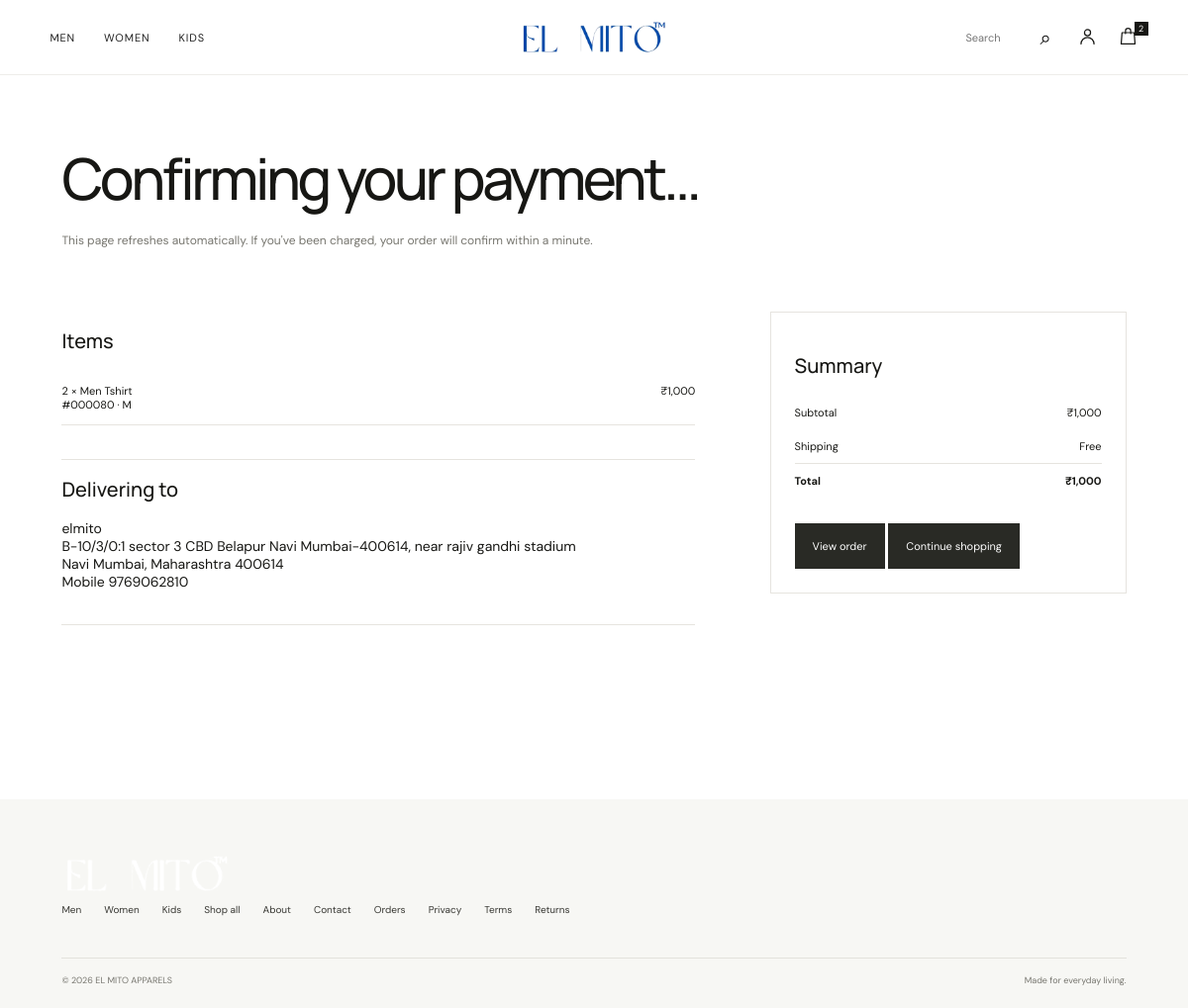
The page /orders/ELM261111A200E9/success/ (signed in) on the database its author committed.
### apps/orders/models.py (models this page shows, shortened)
class OrderItem(models.Model):
    order = models.ForeignKey(Order, on_delete=models.CASCADE, related_name="items")
    variant = models.ForeignKey("products.ProductVariant", null=True, on_delete=models.SET_NULL, related_name="+")
    product_name = models.CharField(max_length=200)
    sku = models.CharField(max_length=50)
    color = models.CharField(max_length=40)
    size = models.CharField(max_length=3)
    unit_price = models.DecimalField(max_digits=10, decimal_places=2)
    quantity = models.PositiveSmallIntegerField()
    line_total = models.DecimalField(max_digits=10, decimal_places=2)
    class Meta:
        constraints = [models.CheckConstraint(condition=Q(quantity__gte=1), name="order_item_qty_gte_1")]

class Order(TimeStampedModel):
    class Status(models.TextChoices):
        PENDING = "pending", "Pending"
        PAYMENT_PENDING = "payment_pending", "Payment Pending"
        PAID = "paid", "Paid"
        PROCESSING = "processing", "Processing"
        PACKED = "packed", "Packed"
        SHIPPED = "shipped", "Shipped"
        OUT_FOR_DELIVERY = "out_for_delivery", "Out for Delivery"
        DELIVERED = "delivered", "Delivered"
        CANCELLED = "cancelled", "Cancelled"
        RETURNED = "returned", "Returned"
        REFUNDED = "refunded", "Refunded"
    class PaymentStatus(models.TextChoices):
        PENDING = "pending", "Pending"
        PAID = "paid", "Paid"
        FAILED = "failed", "Failed"
        REFUNDED = "refunded", "Refunded"
    order_number = models.CharField(max_length=20, unique=True, editable=False)
    user = models.ForeignKey(settings.AUTH_USER_MODEL, on_delete=models.PROTECT, related_name="orders")
    status = models.CharField(max_length=20, choices=Status.choices, default=Status.PENDING, db_index=True)
    payment_status = models.CharField(max_length=10, choices=PaymentStatus.choices, default=PaymentStatus.PENDING, db_index=True)
    subtotal = models.DecimalField(max_digits=10, decimal_places=2)
    discount_total = models.DecimalField(max_digits=10, decimal_places=2, default=0)
    shipping_charge = models.DecimalField(max_digits=10, decimal_places=2, default=0)
    total = models.DecimalField(max_digits=10, decimal_places=2)
    coupon = models.ForeignKey(Coupon, null=True, blank=True, on_delete=models.SET_NULL, related_name="orders")
    coupon_code = models.CharField(max_length=30, blank=True)
    ship_name = models.CharField(max_length=150)
    ship_phone = models.CharField(max_length=10, validators=[validate_indian_mobile])
    ship_line1 = models.CharField(max_length=255)
    ship_city = models.CharField(max_length=100)
    ship_state = models.CharField(max_length=100)
    ship_pincode = models.CharField(max_length=6, validators=[validate_pincode])
    ship_landmark = models.CharField(max_length=150, blank=True)
    otp_verified_at = models.DateTimeField(null=True, blank=True)
    paid_at = models.DateTimeField(null=True, blank=True)
    tracking_number = models.CharField(max_length=60, blank=True)
    inventory_reduced = models.BooleanField(default=False, editable=False)
    idempotency_key = models.CharField(max_length=64, blank=True, editable=False)
    class Meta:
        ordering = ["-created_at"]
        constraints = [
            models.CheckConstraint(condition=Q(total__gte=0), name="order_total_non_negative"),
            models.UniqueConstraint(
                fields=["user", "idempotency_key"],
                condition=Q(status__in=["pending", "payment_pending"]) & ~Q(idempotency_key=""),
                name="one_open_order_per_fingerprint",
            ),
        ]
    @property
    def is_paid(self) -> bool:
        return self.payment_status == self.PaymentStatus.PAID
    @property
    def payment_id(self) -> str:
        payment = self.payments.filter(status="paid").first()
        return payment.razorpay_payment_id if payment else ""

### apps/orders/views.py (the view)
# urls.py: path("orders/<str:order_number>/success/", views.success, name="success"),
@login_required
def success(request, order_number):
    order = get_object_or_404(Order.objects.prefetch_related("items"), order_number=order_number, user=request.user)
    confirming = flow.is_open(order) and (timezone.now() - order.updated_at) < timedelta(minutes=10)
    return render(request, "orders/success.html", {"order": order, "confirming": confirming})

### apps/cart/services/cart.py (called while the page is built)
def item_count(request) -> int:
    if request.user.is_authenticated:
        qs = CartItem.objects.filter(cart__user=request.user)
    else:
        token = request.session.get(SESSION_KEY)
        if not token:
            return 0
        qs = CartItem.objects.filter(cart__session_key=token)
    return qs.aggregate(n=Sum("quantity"))["n"] or 0

### apps/core/context_processors.py (called while the page is built)
def site(request):
    digits = re.sub(r"\D", "", settings.WHATSAPP_PROVIDER_NUMBER or "")
    if len(digits) == 10:
        digits = "91" + digits
    return {
        "nav_categories": list(Category.objects.filter(is_active=True)[:4]),
        "whatsapp_url": f"https://wa.me/{digits}" if digits else "",
        "cart_count": item_count(request),
        "SITE_URL": settings.SITE_URL,
        "FREE_SHIPPING_THRESHOLD": settings.FREE_SHIPPING_THRESHOLD,
        "FLAT_SHIPPING_CHARGE": settings.FLAT_SHIPPING_CHARGE,
    }

### apps/core/templatetags/elmito.py (called while the page is built)
def _indian_group(integer: str) -> str:
    if len(integer) <= 3:
        return integer
    head, tail = integer[:-3], integer[-3:]
    parts = []
    while len(head) > 2:
        parts.insert(0, head[-2:])
        head = head[:-2]
    if head:
        parts.insert(0, head)
    return ",".join(parts + [tail])

@register.filter
def inr(value):
    try:
        amount = Decimal(value).quantize(Decimal("0.01"))
    except (InvalidOperation, TypeError, ValueError):
        return ""
    whole, _, fraction = f"{amount:.2f}".partition(".")
    text = _indian_group(whole)
    return f"₹{text}" if fraction == "00" else f"₹{text}.{fraction}"

### apps/orders/services/flow.py (called while the page is built)
def is_open(order) -> bool:
    return order.status in OPEN_STATUSES and order.payment_status in (
        Order.PaymentStatus.PENDING, Order.PaymentStatus.FAILED)

### templates/orders/success.html (shortened to what this page needs)
{% extends "base.html" %}
{% load elmito %}
{% block content %}
<div class="wrap">
  <div class="page-head">
    {% if order.status == "refunded" %}
      <h1>We couldn't complete this order</h1>
      <p>An item sold out while you were paying. Your payment of {{ order.total|inr }} has been refunded and should reach you in 5–7 working days.</p>
    {% elif order.status == "cancelled" and order.is_paid %}
      <h1>We couldn't complete this order</h1>
      <p>An item sold out while you were paying. We're refunding {{ order.total|inr }} to your original payment method.</p>
    {% elif order.is_paid %}
      <h1>Thank you, {{ order.user.full_name|truncatewords:1 }}.</h1>
      <p>Order <strong>{{ order.order_number }}</strong> is confirmed. We'll message you when it ships.</p>
    {% else %}
      <h1>Confirming your payment…</h1>
      <p>This page refreshes automatically. If you've been charged, your order will confirm within a minute.</p>
    {% endif %}
  </div>
  <div class="cart">
    <div class="review-blocks">
      <section><h2>Items</h2>
        <ul class="mini-lines">{% for item in order.items.all %}<li><span>{{ item.quantity }} × {{ item.product_name }}<br><span class="card__sub">{{ item.color }} · {{ item.size }}</span></span><span class="price">{{ item.line_total|inr }}</span></li>{% endfor %}</ul>
      </section>
      <section><h2>Delivering to</h2>
        <p>{{ order.ship_name }}<br>{{ order.ship_line1 }}{% if order.ship_landmark %}, near {{ order.ship_landmark }}{% endif %}<br>{{ order.ship_city }}, {{ order.ship_state }} {{ order.ship_pincode }}<br>Mobile {{ order.ship_phone }}</p>
      </section>
    </div>
    <aside class="summary"><h2>Summary</h2>
      <dl class="totals">
        <div><dt>Subtotal</dt><dd>{{ order.subtotal|inr }}</dd></div>
        <div><dt>Shipping</dt><dd>{% if order.shipping_charge %}{{ order.shipping_charge|inr }}{% else %}Free{% endif %}</dd></div>
        <div class="totals__final"><dt>Total</dt><dd>{{ order.total|inr }}</dd></div>
      </dl>
      <a class="btn btn--block" href="{% url 'orders:detail' order.order_number %}">View order</a>
      <a class="btn btn--ghost btn--block" href="{% url 'products:shop' %}" style="margin-top:12px">Continue shopping</a>
    </aside>
  </div>
  <div style="height:96px"></div>
</div>
{% endblock %}

### store/static/store/site.css (style rules this page uses)
:root { --ink:#22231f;--muted:#777970;--line:#e7e5df;--paper:#f8f7f3;--white:#fff;--olive:#65694f;--olive-dark:#4e523e;--sand:#e8e3d8;--serif:Georgia,"Times New Roman",serif;--sans:"DM Sans",Arial,sans-serif;--display:Manrope,"DM Sans",sans-serif }
* { box-sizing:border-box }
html { scroll-behavior:smooth }
body { margin:0;background:var(--paper);color:var(--ink);font-family:var(--sans);font-size:14px;-webkit-font-smoothing:antialiased }
a { color:inherit;text-decoration:none }
button,a,select { -webkit-tap-highlight-color:transparent }
:root { --ink:#171714;--muted:#77766f;--line:#e6e4df;--paper:#fff;--olive:#65694f;--sans:"DM Sans",Arial,sans-serif;--display:"Manrope","DM Sans",sans-serif }
body { background:#fff;color:var(--ink);font-family:var(--sans);font-size:14px }
.container h1,.page-head h1 { font-family:var(--display);font-size:clamp(36px,5vw,58px);font-weight:500;letter-spacing:-.06em;margin:0 0 14px }
.container .sub,.page-head p { color:var(--muted);font-size:12px;line-height:1.8;margin:0 0 28px }
.container .btn,.page-head .btn,.cart .btn { display:inline-flex;align-items:center;justify-content:center;min-height:46px;padding:12px 18px;border:0;background:#292a25;color:#fff;font-size:11px }
.wrap { padding:0 5.2% }
.page-head { padding:64px 0 32px }
.cart { display:grid;grid-template-columns:minmax(0,1fr) minmax(260px,360px);gap:7%;padding-bottom:80px }
.summary { padding:24px;border:1px solid var(--line);align-self:start }
.summary h2,.review-blocks h2 { font-family:var(--display);font-size:20px;font-weight:500 }
.mini-lines,.addr-list { list-style:none;padding:0 }
.mini-lines li { display:flex;justify-content:space-between;gap:14px;padding:13px 0;border-bottom:1px solid var(--line);font-size:11px }
.totals div { display:flex;justify-content:space-between;padding:10px 0;font-size:11px }
.totals__final { border-top:1px solid var(--line);font-weight:700 }
.review-blocks section { padding:0 0 20px;border-bottom:1px solid var(--line) }

### rows shown on the page
OrderItem: quantity "2", product_name "Men Tshirt", color "#000080", size "M", line_total|inr "₹1,000"
Order: ship_name "elmito", ship_line1 "B-10/3/0:1 sector 3 CBD Belapur Navi Mumbai-400614", ship_landmark "rajiv gandhi stadium", ship_city "Navi Mumbai", ship_state "Maharashtra", ship_pincode "400614", ship_phone "9769062810", subtotal|inr "₹1,000", total|inr "₹1,000"

### other values the page prints
{{ cart_count }} "2"
